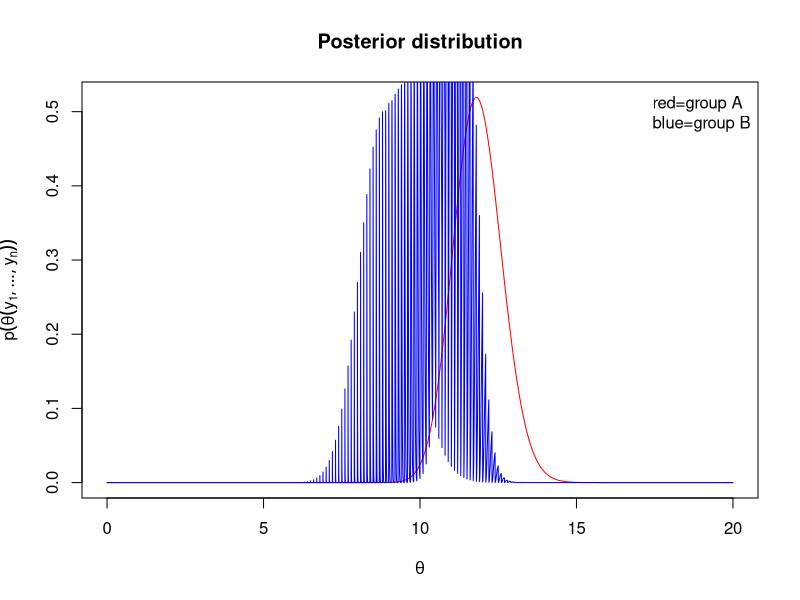
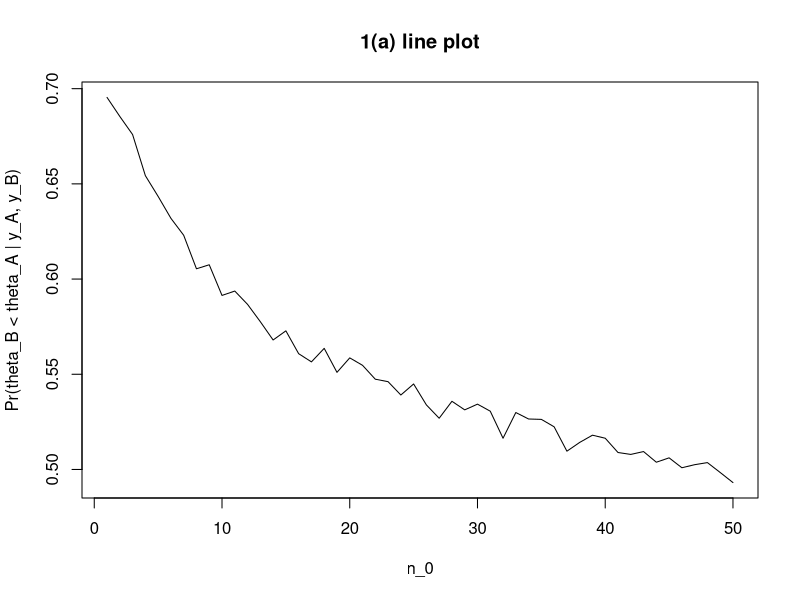
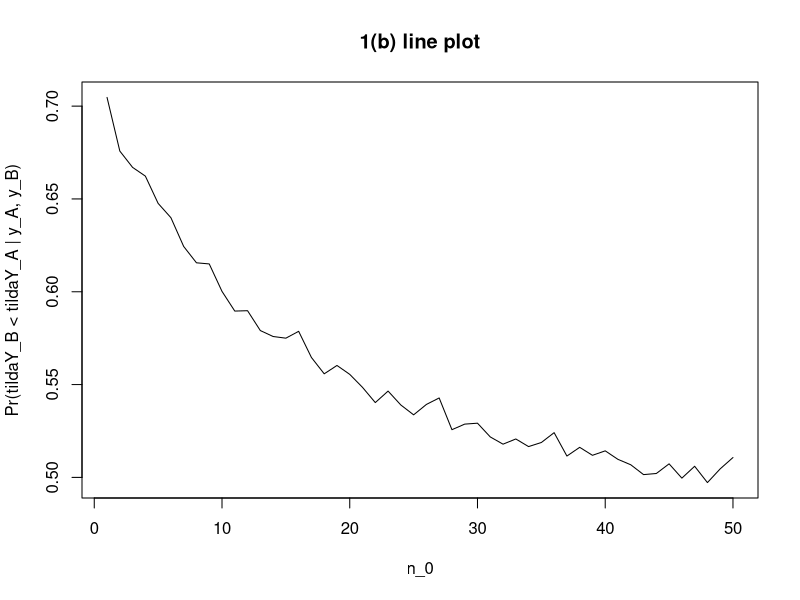
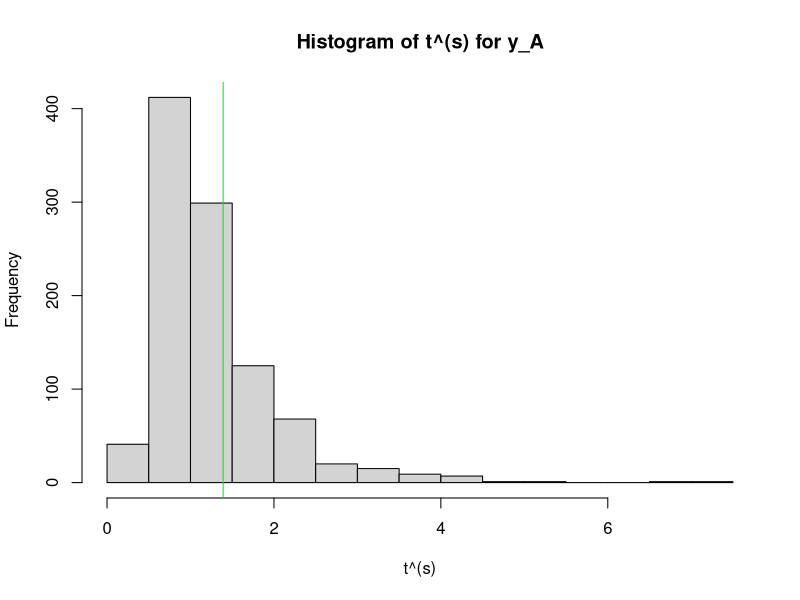
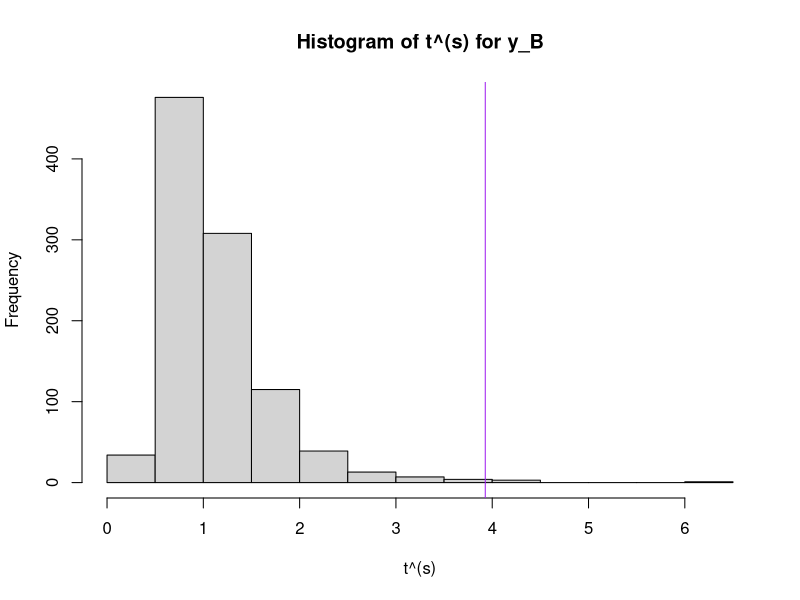

Generate these figures, in order, with R:
## ---- chunk 1
library(knitr)
knitr::opts_chunk$set(echo=TRUE, 
                      cache=FALSE, 
                      fig.width=5, 
                      fig.height=5,
                      fig.align='center')
indent1 = '    '
indent2 = paste(rep(indent1, 2), collapse='')
indent3 = paste(rep(indent1, 3), collapse='')
r = function(x, digits=2){ round(x, digits=digits) }
library(tidyverse)
library(reshape2)
## ---- chunk 2
y.A <- c(12,9,12,14,13,13,15,8,15,6)
y.B <- c(11,11,10,9,9,8,7,10,6,8,8,9,7)

#sum.A <- sum(y.A)
sum.A <- 117
sum.B <- 113
#sum.B <- sum(y.B)

alpha.A <- 120
beta.A <- 10
n.A <- 10
#n.A <- length(y.A)

n.0 <- 1:50

#alpha.B=12
#beta.B=1
alpha.B=12*n.0
beta.B=n.0
n.B <- 13
#n.B <- length(y.B)

set.seed(99)
mc.theta.A <- rgamma(10000, alpha.A+sum.A, beta.A+n.A)
mc.theta.B <- rgamma(10000, alpha.B+sum.B, beta.B+n.B)
mc.y.A <- rpois(10000, mc.theta.A)
mc.y.B <- rpois(10000, mc.theta.B)

#Probability
mean(mc.theta.B<mc.theta.A)
mean(mc.y.B<mc.y.A)

#Posterior Distribution
theta <- seq(0,20,length=10000)
plot(theta, dgamma(theta,alpha.A+sum.A,beta.A+n.A), 
     type = "l", col = "red",
     main = "Posterior distribution",
     xlab = expression(theta),
     ylab = expression(p(theta(y[1],...,y[n])))
     )
lines(theta, dgamma(theta,alpha.B+sum.B,beta.B+n.B), col = "blue")
legend("topright", legend = c("red=group A", "blue=group B"), bty="n")


#Line Plot
set.seed(99)
for(i in 1:50){
  alpha.B <- 12*i
  beta.B <- i
  theta.A <- rgamma(10000, alpha.A+sum.A, beta.A+n.A)
  theta.B <- rgamma(10000, alpha.B+sum.B, beta.B+n.B)
  #n.0[i] <- mean(theta.B<theta.A)
  
  mc.y.A <- rpois(10000, theta.A)
  mc.y.B <- rpois(10000, theta.B)
  n.0[i] <- mean(mc.y.B<mc.y.A)
}
plot(n.0, type = "l",
     main = "1(a) line plot",
     xlab = "n_0",
     ylab = "Pr(theta_B < theta_A | y_A, y_B)")
## ---- chunk 3
set.seed(7)
mc.tY.A <- rgamma(10000, alpha.A+sum.A, beta.A+n.A)
mc.tY.B <- rgamma(10000, alpha.B+sum.B, beta.B+n.B)
mc.y2.A <- rpois(10000, mc.tY.A)
mc.y2.B <- rpois(10000, mc.tY.B)

mean(mc.tY.B<mc.tY.A)
mean(mc.y2.B<mc.y2.A)

set.seed(7)
for(i in 1:50){
  alpha.B <- 12*i
  beta.B <- i
  tY.A <- rgamma(10000, alpha.A+sum.A, beta.A+n.A)
  tY.B <- rgamma(10000, alpha.B+sum.B, beta.B+n.B)
  #n.0[i] <- mean(tY.B<tY.A)
  
  mc.y2.A <- rpois(10000, tY.A)
  mc.y2.B <- rpois(10000, tY.B)
  n.0[i] <- mean(mc.y2.B<mc.y2.A)
}
plot(n.0, type = "l",
     main = "1(b) line plot",
     xlab = "n_0",
     ylab = "Pr(tildaY_B < tildaY_A | y_A, y_B)")
## ---- chunk 4
y.A <- c(12,9,12,14,13,13,15,8,15,6)
sum.A <- 117
#sum.A <- sum(y.A)

alpha.A <- 120
beta.A <- 10
n.A <- 10
#n.A <- length(y.A)

#for dataset y_A
mean.yA <- mean(y.A)
mean.yA
v.yA <- var(y.A)*(length(y.A)-1)/length(y.A)
v.yA
mean.yA/v.yA

#for theta_A
E.A <- (alpha.A+sum.A)/(beta.A+n.A)
V.A <- (alpha.A+sum.A)/(beta.A+n.A)^2
E.A/V.A

y.B <- c(11,11,10,9,9,8,7,10,6,8,8,9,7)
sum.B <- 113
#sum.B <- sum(y.B)

alpha.B=12
beta.B=1
n.B <- 13
#n.B <- length(y.B)

#for dataset y_B
mean.yB <- mean(y.B)
mean.yB
v.yB <- var(y.B)*(length(y.B)-1)/length(y.B)
v.yB
mean.yB/v.yB

#for thetha_B
E.B <- (alpha.B+sum.B)/(beta.B+n.B)
V.B <- (alpha.B+sum.B)/(beta.B+n.B)^2
E.B/V.B

## ---- chunk 5
#histogram

set.seed(50)
#mc.theta.A <- rgamma(1000, alpha.A+sum.A, beta.A+n.A)
#mc.y.A <- rpois(1000, mc.theta.A)
tsA<- NULL
for(i in 1:1000){
  theta.A <- rgamma(10, alpha.A+sum.A, beta.A+n.A)
  mc.y.A <- rpois(10, theta.A)
  #n.0[i] <- mean(theta.B<theta.A)
  tsA[i] <- (mean(mc.y.A)/var(mc.y.A))
}

hist(tsA,
     main = "Histogram of t^(s) for y_A",
     xlab = "t^(s)")
abline(v=1.391201, col = "Lime Green")
## ---- chunk 6
#repeat 2b

set.seed(51)
#mc.theta.B <- rgamma(1000, alpha.B+sum.B, beta.B+n.B)
#mc.y.B <- rpois(1000, mc.theta.B)
tsB<- NULL
for(i in 1:1000){
  theta.B <- rgamma(13, alpha.B+sum.B, beta.B+n.B)
  mc.y.B <- rpois(13, theta.B)
  #n.0[i] <- mean(theta.B<theta.A)
  tsB[i] <- (mean(mc.y.B)/var(mc.y.B))
}
hist(tsB,
     main = "Histogram of t^(s) for y_B",
     xlab = "t^(s)")
abline(v=3.927807, col = "Purple")
